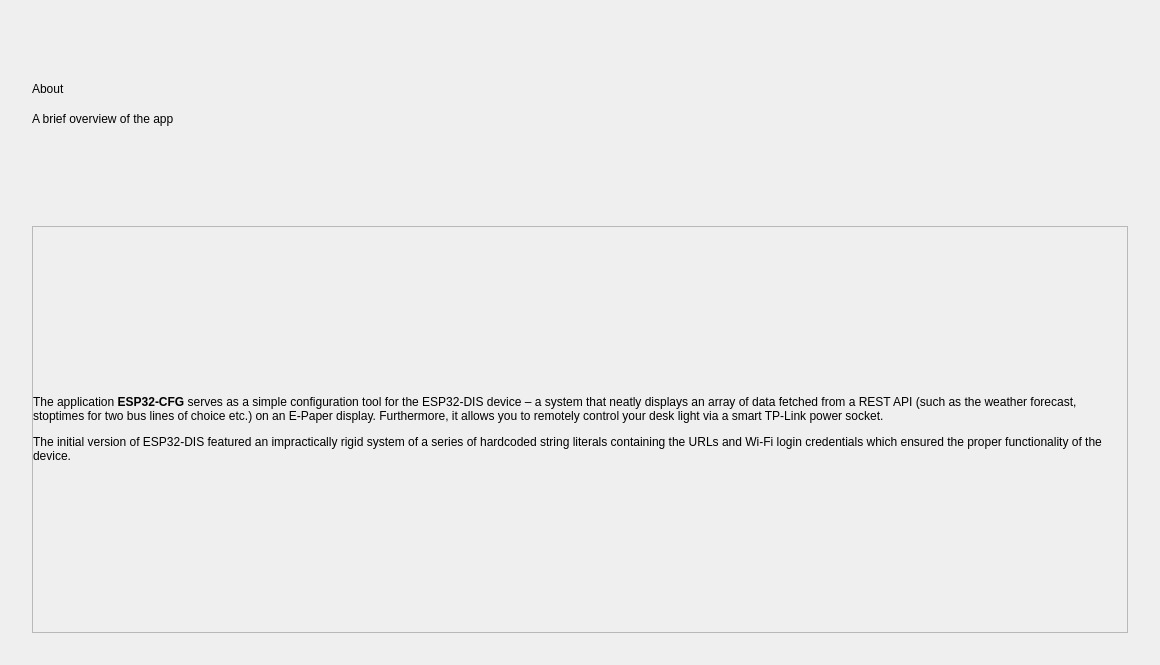
<?xml version="1.0" encoding="UTF-8"?>
<ui version="4.0">
 <class>About</class>
 <widget class="QWidget" name="About">
  <property name="geometry">
   <rect>
    <x>0</x>
    <y>0</y>
    <width>1160</width>
    <height>665</height>
   </rect>
  </property>
  <property name="windowTitle">
   <string>Form</string>
  </property>
  <layout class="QVBoxLayout" name="mainAreaLayout">
   <property name="spacing">
    <number>16</number>
   </property>
   <property name="leftMargin">
    <number>32</number>
   </property>
   <property name="topMargin">
    <number>32</number>
   </property>
   <property name="rightMargin">
    <number>32</number>
   </property>
   <property name="bottomMargin">
    <number>32</number>
   </property>
   <item>
    <widget class="QLabel" name="titleLabel">
     <property name="minimumSize">
      <size>
       <width>0</width>
       <height>48</height>
      </size>
     </property>
     <property name="maximumSize">
      <size>
       <width>16777215</width>
       <height>64</height>
      </size>
     </property>
     <property name="text">
      <string>About</string>
     </property>
     <property name="alignment">
      <set>Qt::AlignBottom|Qt::AlignLeading|Qt::AlignLeft</set>
     </property>
    </widget>
   </item>
   <item>
    <widget class="QLabel" name="subtitleLabel">
     <property name="minimumSize">
      <size>
       <width>0</width>
       <height>48</height>
      </size>
     </property>
     <property name="maximumSize">
      <size>
       <width>16777215</width>
       <height>98</height>
      </size>
     </property>
     <property name="text">
      <string>A brief overview of the app</string>
     </property>
     <property name="alignment">
      <set>Qt::AlignLeading|Qt::AlignLeft|Qt::AlignTop</set>
     </property>
    </widget>
   </item>
   <item>
    <widget class="QFrame" name="contentFrame">
     <property name="frameShape">
      <enum>QFrame::StyledPanel</enum>
     </property>
     <property name="frameShadow">
      <enum>QFrame::Raised</enum>
     </property>
     <layout class="QHBoxLayout" name="horizontalLayout">
      <property name="spacing">
       <number>12</number>
      </property>
      <property name="leftMargin">
       <number>0</number>
      </property>
      <property name="topMargin">
       <number>0</number>
      </property>
      <property name="rightMargin">
       <number>0</number>
      </property>
      <property name="bottomMargin">
       <number>0</number>
      </property>
      <item>
       <widget class="QLabel" name="aboutProjectLabel">
        <property name="text">
         <string>&lt;html&gt;&lt;head/&gt;&lt;body&gt;&lt;p&gt;The application &lt;span style=&quot; font-weight:700;&quot;&gt;ESP32-CFG&lt;/span&gt; serves as a simple configuration tool for the ESP32-DIS device – a system that neatly displays an array of data fetched from a REST API (such as the weather forecast, stoptimes for two bus lines of choice etc.) on an E-Paper display. Furthermore, it allows you to remotely control your desk light via a smart TP-Link power socket. &lt;/p&gt;&lt;p&gt;The initial version of ESP32-DIS featured an impractically rigid system of a series of hardcoded string literals containing the URLs and Wi-Fi login credentials which ensured the proper functionality of the device. &lt;/p&gt;&lt;/body&gt;&lt;/html&gt;</string>
        </property>
        <property name="wordWrap">
         <bool>true</bool>
        </property>
       </widget>
      </item>
     </layout>
    </widget>
   </item>
  </layout>
 </widget>
 <resources/>
 <connections/>
</ui>
